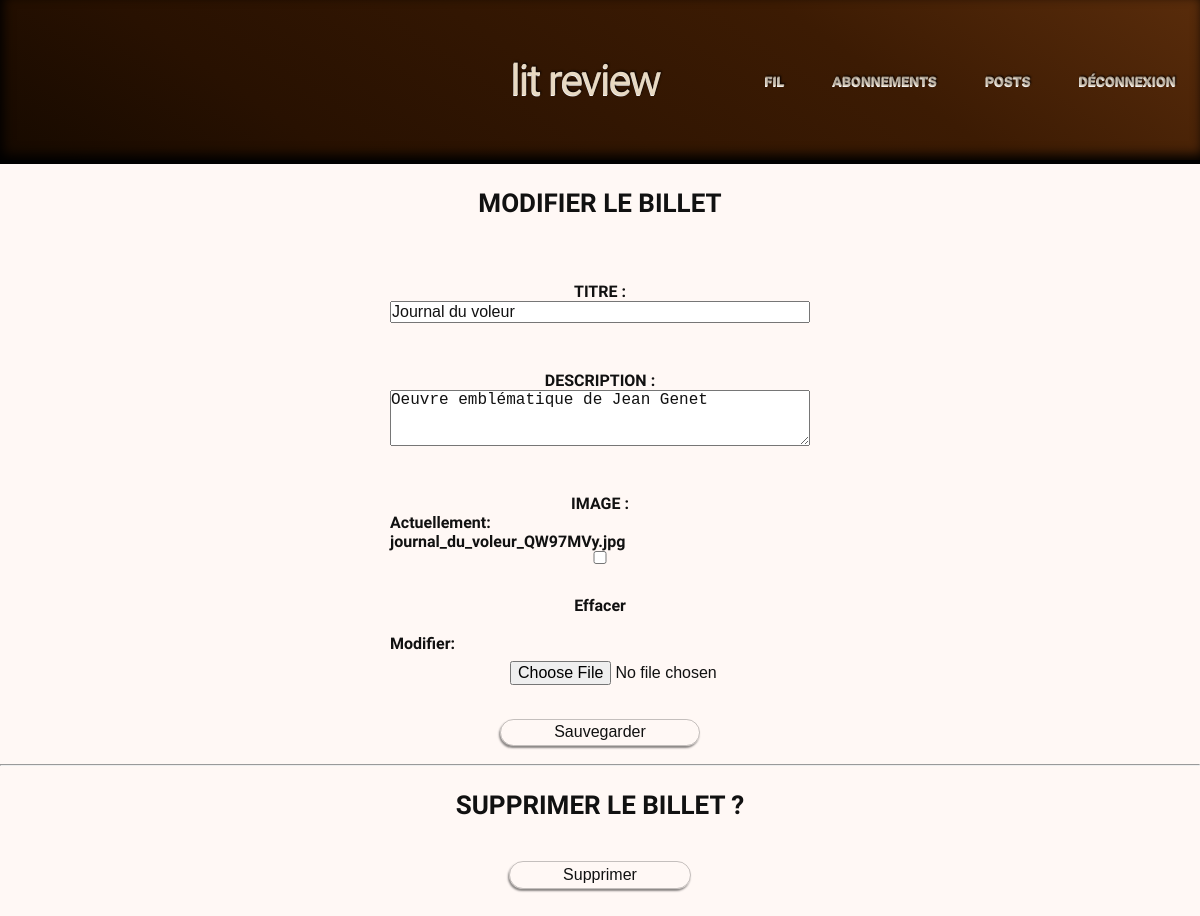
/tickets/update/17/ (signed in), run on the app's committed database.
### main_feed/models.py (models this page shows, shortened)
class Ticket(models.Model):
    title = models.CharField(max_length=128)
    description = models.TextField(
        max_length=2048, blank=True
        )
    user = models.ForeignKey(
        to=AUTH_USER_MODEL,
        on_delete=models.CASCADE
        )
    image = models.ImageField(null=True, blank=True)
    time_created = models.DateTimeField(auto_now_add=True)
    IMAGE_MAX_SIZE = (210, 297)

### main_feed/views.py (the view, shortened to what this page needs)
@login_required
def update_ticket(request, ticket_id):
    ticket = get_object_or_404(Ticket, id=ticket_id)
    update_form = TicketForm(instance=ticket)
    delete_form = DeleteTicketForm()
    context = {
        "update_form": update_form,
        "delete_form": delete_form
    }
    return render(
        request,
        "main_feed/update_ticket.html",
        context
    )

### main_feed/forms.py
class TicketForm(forms.ModelForm):
    update_ticket = forms.BooleanField(widget=forms.HiddenInput, initial=True)
    class Meta:
        model = Ticket
        fields = ["title", "description", "image"]
        widgets = {
            "description": forms.Textarea(attrs={"rows": 3}),
        }
        labels = {
            "title": _("Titre"),
            "description": _("Description"),
            "image": _("Image")
        }

class DeleteTicketForm(forms.Form):
    delete_ticket = forms.BooleanField(widget=forms.HiddenInput, initial=True)

### main_feed/templates/main_feed/update_ticket.html (shortened to what this page needs)
{% extends 'main_feed/base.html' %}
{% block feed_content %}
    <main aria-labelledby="update-ticket-title">
    <h1 class="update-post-title" id="update-ticket-title">Modifier le billet</h1>
    <form method="post" aria-label="Formulaire de modification du billet">
        {{ update_form.as_p }}
        <button type="submit">Sauvegarder</button>
    </form>
    <hr>
    <h2 class="update-post-title">Supprimer le billet ?</h2>
    <form method="post" aria-label="Formulaire de suppression du billet">
        <button type="submit">Supprimer</button>
    </form>
    </main>
{% endblock %}

### authentication/static/style.css (style rules this page uses)
* { margin: 0; padding: 0; font-size: 16px; color: #111111; }
html { min-height: 100%; padding: 0; margin: 0; font-family: "Domine", "EB Garamond", Baskervville, serif; font-weight: 600; background-color: #fff8f5f3; }
body { display: block; min-height: 1000px; min-width: 100%; padding: 0; }
a { text-decoration: none; }
button { text-decoration: none; padding: 0.4ch 6ch; max-width: 206px; margin: 2ch auto; border-radius: 50px; border: 1px solid #0000003b; box-shadow: -1px 2px 2px #00000075; background: transparent; }
main { display: flex; flex-direction: column; min-height: 400px; justify-content: center; }
form { display: flex; flex-direction: column; justify-content: space-around; }
fieldset>p, form>p { display: flex; flex-direction: column; justify-content: space-around; width: 35vw; margin: 1vh auto; }
#id_image { margin: 1vh auto; justify-content: center; display: flex; padding-left: 10vw; }
.update-post-title { text-align: center; font-family: "Comfortaa"; font-size: 26px; text-transform: uppercase; margin: 3vh auto; }
form>p>label { text-align: center; font-family: "Comfortaa"; margin-top: 4vh; }
label[for="id_title"], label[for="id_description"], label[for="id_image"] { text-align: center; text-transform: uppercase; }

### data on the page
Ticket: title "Journal du voleur", description "Oeuvre emblématique de Jean Genet"
